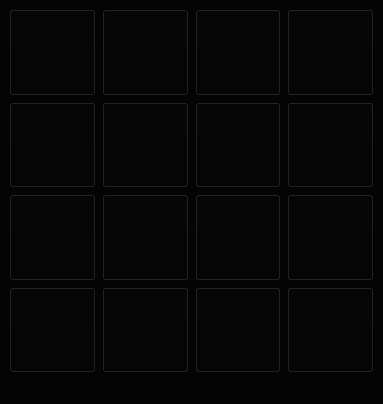
<?xml version="1.0" encoding="UTF-8"?>
<ui version="4.0">
 <class>MainWindow</class>
 <widget class="QMainWindow" name="MainWindow">
  <property name="geometry">
   <rect>
    <x>0</x>
    <y>0</y>
    <width>383</width>
    <height>404</height>
   </rect>
  </property>
  <property name="windowTitle">
   <string>puuzzle 15</string>
  </property>
  <property name="windowOpacity">
   <double>-11.000000000000000</double>
  </property>
  <property name="styleSheet">
   <string notr="true">background-color: rgb(4, 4, 4);</string>
  </property>
  <widget class="QWidget" name="centralwidget">
   <layout class="QGridLayout" name="gridLayout">
    <item row="0" column="0">
     <widget class="QPushButton" name="btn1">
      <property name="sizePolicy">
       <sizepolicy hsizetype="Minimum" vsizetype="Expanding">
        <horstretch>0</horstretch>
        <verstretch>0</verstretch>
       </sizepolicy>
      </property>
      <property name="font">
       <font>
        <pointsize>14</pointsize>
       </font>
      </property>
      <property name="styleSheet">
       <string notr="true">background-color: qlineargradient(spread:pad, x1:0, y1:0, x2:1, y2:1, stop:0 rgba(136, 106, 22, 255), stop:0.0568182 rgba(235, 219, 102, 255), stop:0.153409 rgba(166, 140, 41, 255), stop:0.210227 rgba(204, 181, 74, 255), stop:0.415 rgba(245, 236, 112, 255), stop:0.52 rgba(209, 190, 76, 255), stop:0.695 rgba(202, 174, 68, 255), stop:0.75 rgba(218, 202, 86, 255), stop:0.815 rgba(208, 187, 73, 255), stop:0.880682 rgba(187, 156, 51, 255), stop:0.920455 rgba(187, 156, 51, 255), stop:0.943182 rgba(168, 142, 42, 255), stop:0.988636 rgba(137, 108, 26, 255), stop:1 rgba(35, 40, 3, 255));</string>
      </property>
      <property name="text">
       <string/>
      </property>
     </widget>
    </item>
    <item row="0" column="1">
     <widget class="QPushButton" name="btn2">
      <property name="sizePolicy">
       <sizepolicy hsizetype="Minimum" vsizetype="Expanding">
        <horstretch>0</horstretch>
        <verstretch>0</verstretch>
       </sizepolicy>
      </property>
      <property name="font">
       <font>
        <pointsize>14</pointsize>
       </font>
      </property>
      <property name="styleSheet">
       <string notr="true">background-color: qlineargradient(spread:pad, x1:0, y1:0, x2:1, y2:1, stop:0 rgba(136, 106, 22, 255), stop:0.0568182 rgba(235, 219, 102, 255), stop:0.153409 rgba(166, 140, 41, 255), stop:0.210227 rgba(204, 181, 74, 255), stop:0.415 rgba(245, 236, 112, 255), stop:0.52 rgba(209, 190, 76, 255), stop:0.695 rgba(202, 174, 68, 255), stop:0.75 rgba(218, 202, 86, 255), stop:0.815 rgba(208, 187, 73, 255), stop:0.880682 rgba(187, 156, 51, 255), stop:0.920455 rgba(187, 156, 51, 255), stop:0.943182 rgba(168, 142, 42, 255), stop:0.988636 rgba(137, 108, 26, 255), stop:1 rgba(35, 40, 3, 255));</string>
      </property>
      <property name="text">
       <string/>
      </property>
     </widget>
    </item>
    <item row="0" column="2">
     <widget class="QPushButton" name="btn3">
      <property name="sizePolicy">
       <sizepolicy hsizetype="Minimum" vsizetype="Expanding">
        <horstretch>0</horstretch>
        <verstretch>0</verstretch>
       </sizepolicy>
      </property>
      <property name="font">
       <font>
        <pointsize>14</pointsize>
       </font>
      </property>
      <property name="styleSheet">
       <string notr="true">background-color: qlineargradient(spread:pad, x1:0, y1:0, x2:1, y2:1, stop:0 rgba(136, 106, 22, 255), stop:0.0568182 rgba(235, 219, 102, 255), stop:0.153409 rgba(166, 140, 41, 255), stop:0.210227 rgba(204, 181, 74, 255), stop:0.415 rgba(245, 236, 112, 255), stop:0.52 rgba(209, 190, 76, 255), stop:0.695 rgba(202, 174, 68, 255), stop:0.75 rgba(218, 202, 86, 255), stop:0.815 rgba(208, 187, 73, 255), stop:0.880682 rgba(187, 156, 51, 255), stop:0.920455 rgba(187, 156, 51, 255), stop:0.943182 rgba(168, 142, 42, 255), stop:0.988636 rgba(137, 108, 26, 255), stop:1 rgba(35, 40, 3, 255));</string>
      </property>
      <property name="text">
       <string/>
      </property>
     </widget>
    </item>
    <item row="0" column="3">
     <widget class="QPushButton" name="btn4">
      <property name="sizePolicy">
       <sizepolicy hsizetype="Minimum" vsizetype="Expanding">
        <horstretch>0</horstretch>
        <verstretch>0</verstretch>
       </sizepolicy>
      </property>
      <property name="font">
       <font>
        <pointsize>14</pointsize>
       </font>
      </property>
      <property name="styleSheet">
       <string notr="true">background-color: qlineargradient(spread:pad, x1:0, y1:0, x2:1, y2:1, stop:0 rgba(136, 106, 22, 255), stop:0.0568182 rgba(235, 219, 102, 255), stop:0.153409 rgba(166, 140, 41, 255), stop:0.210227 rgba(204, 181, 74, 255), stop:0.415 rgba(245, 236, 112, 255), stop:0.52 rgba(209, 190, 76, 255), stop:0.695 rgba(202, 174, 68, 255), stop:0.75 rgba(218, 202, 86, 255), stop:0.815 rgba(208, 187, 73, 255), stop:0.880682 rgba(187, 156, 51, 255), stop:0.920455 rgba(187, 156, 51, 255), stop:0.943182 rgba(168, 142, 42, 255), stop:0.988636 rgba(137, 108, 26, 255), stop:1 rgba(35, 40, 3, 255));</string>
      </property>
      <property name="text">
       <string/>
      </property>
     </widget>
    </item>
    <item row="1" column="0">
     <widget class="QPushButton" name="btn5">
      <property name="sizePolicy">
       <sizepolicy hsizetype="Minimum" vsizetype="Expanding">
        <horstretch>0</horstretch>
        <verstretch>0</verstretch>
       </sizepolicy>
      </property>
      <property name="font">
       <font>
        <pointsize>14</pointsize>
       </font>
      </property>
      <property name="styleSheet">
       <string notr="true">background-color: qlineargradient(spread:pad, x1:0, y1:0, x2:1, y2:1, stop:0 rgba(136, 106, 22, 255), stop:0.0568182 rgba(235, 219, 102, 255), stop:0.153409 rgba(166, 140, 41, 255), stop:0.210227 rgba(204, 181, 74, 255), stop:0.415 rgba(245, 236, 112, 255), stop:0.52 rgba(209, 190, 76, 255), stop:0.695 rgba(202, 174, 68, 255), stop:0.75 rgba(218, 202, 86, 255), stop:0.815 rgba(208, 187, 73, 255), stop:0.880682 rgba(187, 156, 51, 255), stop:0.920455 rgba(187, 156, 51, 255), stop:0.943182 rgba(168, 142, 42, 255), stop:0.988636 rgba(137, 108, 26, 255), stop:1 rgba(35, 40, 3, 255));</string>
      </property>
      <property name="text">
       <string/>
      </property>
     </widget>
    </item>
    <item row="1" column="1">
     <widget class="QPushButton" name="btn6">
      <property name="sizePolicy">
       <sizepolicy hsizetype="Minimum" vsizetype="Expanding">
        <horstretch>0</horstretch>
        <verstretch>0</verstretch>
       </sizepolicy>
      </property>
      <property name="font">
       <font>
        <pointsize>14</pointsize>
       </font>
      </property>
      <property name="styleSheet">
       <string notr="true">background-color: qlineargradient(spread:pad, x1:0, y1:0, x2:1, y2:1, stop:0 rgba(136, 106, 22, 255), stop:0.0568182 rgba(235, 219, 102, 255), stop:0.153409 rgba(166, 140, 41, 255), stop:0.210227 rgba(204, 181, 74, 255), stop:0.415 rgba(245, 236, 112, 255), stop:0.52 rgba(209, 190, 76, 255), stop:0.695 rgba(202, 174, 68, 255), stop:0.75 rgba(218, 202, 86, 255), stop:0.815 rgba(208, 187, 73, 255), stop:0.880682 rgba(187, 156, 51, 255), stop:0.920455 rgba(187, 156, 51, 255), stop:0.943182 rgba(168, 142, 42, 255), stop:0.988636 rgba(137, 108, 26, 255), stop:1 rgba(35, 40, 3, 255));</string>
      </property>
      <property name="text">
       <string/>
      </property>
     </widget>
    </item>
    <item row="1" column="2">
     <widget class="QPushButton" name="btn7">
      <property name="sizePolicy">
       <sizepolicy hsizetype="Minimum" vsizetype="Expanding">
        <horstretch>0</horstretch>
        <verstretch>0</verstretch>
       </sizepolicy>
      </property>
      <property name="font">
       <font>
        <pointsize>14</pointsize>
       </font>
      </property>
      <property name="styleSheet">
       <string notr="true">background-color: qlineargradient(spread:pad, x1:0, y1:0, x2:1, y2:1, stop:0 rgba(136, 106, 22, 255), stop:0.0568182 rgba(235, 219, 102, 255), stop:0.153409 rgba(166, 140, 41, 255), stop:0.210227 rgba(204, 181, 74, 255), stop:0.415 rgba(245, 236, 112, 255), stop:0.52 rgba(209, 190, 76, 255), stop:0.695 rgba(202, 174, 68, 255), stop:0.75 rgba(218, 202, 86, 255), stop:0.815 rgba(208, 187, 73, 255), stop:0.880682 rgba(187, 156, 51, 255), stop:0.920455 rgba(187, 156, 51, 255), stop:0.943182 rgba(168, 142, 42, 255), stop:0.988636 rgba(137, 108, 26, 255), stop:1 rgba(35, 40, 3, 255));</string>
      </property>
      <property name="text">
       <string/>
      </property>
     </widget>
    </item>
    <item row="1" column="3">
     <widget class="QPushButton" name="btn8">
      <property name="sizePolicy">
       <sizepolicy hsizetype="Minimum" vsizetype="Expanding">
        <horstretch>0</horstretch>
        <verstretch>0</verstretch>
       </sizepolicy>
      </property>
      <property name="font">
       <font>
        <pointsize>14</pointsize>
       </font>
      </property>
      <property name="styleSheet">
       <string notr="true">background-color: qlineargradient(spread:pad, x1:0, y1:0, x2:1, y2:1, stop:0 rgba(136, 106, 22, 255), stop:0.0568182 rgba(235, 219, 102, 255), stop:0.153409 rgba(166, 140, 41, 255), stop:0.210227 rgba(204, 181, 74, 255), stop:0.415 rgba(245, 236, 112, 255), stop:0.52 rgba(209, 190, 76, 255), stop:0.695 rgba(202, 174, 68, 255), stop:0.75 rgba(218, 202, 86, 255), stop:0.815 rgba(208, 187, 73, 255), stop:0.880682 rgba(187, 156, 51, 255), stop:0.920455 rgba(187, 156, 51, 255), stop:0.943182 rgba(168, 142, 42, 255), stop:0.988636 rgba(137, 108, 26, 255), stop:1 rgba(35, 40, 3, 255));</string>
      </property>
      <property name="text">
       <string/>
      </property>
     </widget>
    </item>
    <item row="2" column="0">
     <widget class="QPushButton" name="btn9">
      <property name="sizePolicy">
       <sizepolicy hsizetype="Minimum" vsizetype="Expanding">
        <horstretch>0</horstretch>
        <verstretch>0</verstretch>
       </sizepolicy>
      </property>
      <property name="font">
       <font>
        <pointsize>14</pointsize>
       </font>
      </property>
      <property name="styleSheet">
       <string notr="true">background-color: qlineargradient(spread:pad, x1:0, y1:0, x2:1, y2:1, stop:0 rgba(136, 106, 22, 255), stop:0.0568182 rgba(235, 219, 102, 255), stop:0.153409 rgba(166, 140, 41, 255), stop:0.210227 rgba(204, 181, 74, 255), stop:0.415 rgba(245, 236, 112, 255), stop:0.52 rgba(209, 190, 76, 255), stop:0.695 rgba(202, 174, 68, 255), stop:0.75 rgba(218, 202, 86, 255), stop:0.815 rgba(208, 187, 73, 255), stop:0.880682 rgba(187, 156, 51, 255), stop:0.920455 rgba(187, 156, 51, 255), stop:0.943182 rgba(168, 142, 42, 255), stop:0.988636 rgba(137, 108, 26, 255), stop:1 rgba(35, 40, 3, 255));</string>
      </property>
      <property name="text">
       <string/>
      </property>
     </widget>
    </item>
    <item row="2" column="1">
     <widget class="QPushButton" name="btn10">
      <property name="sizePolicy">
       <sizepolicy hsizetype="Minimum" vsizetype="Expanding">
        <horstretch>0</horstretch>
        <verstretch>0</verstretch>
       </sizepolicy>
      </property>
      <property name="font">
       <font>
        <pointsize>14</pointsize>
       </font>
      </property>
      <property name="styleSheet">
       <string notr="true">background-color: qlineargradient(spread:pad, x1:0, y1:0, x2:1, y2:1, stop:0 rgba(136, 106, 22, 255), stop:0.0568182 rgba(235, 219, 102, 255), stop:0.153409 rgba(166, 140, 41, 255), stop:0.210227 rgba(204, 181, 74, 255), stop:0.415 rgba(245, 236, 112, 255), stop:0.52 rgba(209, 190, 76, 255), stop:0.695 rgba(202, 174, 68, 255), stop:0.75 rgba(218, 202, 86, 255), stop:0.815 rgba(208, 187, 73, 255), stop:0.880682 rgba(187, 156, 51, 255), stop:0.920455 rgba(187, 156, 51, 255), stop:0.943182 rgba(168, 142, 42, 255), stop:0.988636 rgba(137, 108, 26, 255), stop:1 rgba(35, 40, 3, 255));</string>
      </property>
      <property name="text">
       <string/>
      </property>
     </widget>
    </item>
    <item row="2" column="2">
     <widget class="QPushButton" name="btn11">
      <property name="sizePolicy">
       <sizepolicy hsizetype="Minimum" vsizetype="Expanding">
        <horstretch>0</horstretch>
        <verstretch>0</verstretch>
       </sizepolicy>
      </property>
      <property name="font">
       <font>
        <pointsize>14</pointsize>
       </font>
      </property>
      <property name="styleSheet">
       <string notr="true">background-color: qlineargradient(spread:pad, x1:0, y1:0, x2:1, y2:1, stop:0 rgba(136, 106, 22, 255), stop:0.0568182 rgba(235, 219, 102, 255), stop:0.153409 rgba(166, 140, 41, 255), stop:0.210227 rgba(204, 181, 74, 255), stop:0.415 rgba(245, 236, 112, 255), stop:0.52 rgba(209, 190, 76, 255), stop:0.695 rgba(202, 174, 68, 255), stop:0.75 rgba(218, 202, 86, 255), stop:0.815 rgba(208, 187, 73, 255), stop:0.880682 rgba(187, 156, 51, 255), stop:0.920455 rgba(187, 156, 51, 255), stop:0.943182 rgba(168, 142, 42, 255), stop:0.988636 rgba(137, 108, 26, 255), stop:1 rgba(35, 40, 3, 255));</string>
      </property>
      <property name="text">
       <string/>
      </property>
     </widget>
    </item>
    <item row="2" column="3">
     <widget class="QPushButton" name="btn12">
      <property name="sizePolicy">
       <sizepolicy hsizetype="Minimum" vsizetype="Expanding">
        <horstretch>0</horstretch>
        <verstretch>0</verstretch>
       </sizepolicy>
      </property>
      <property name="font">
       <font>
        <pointsize>14</pointsize>
       </font>
      </property>
      <property name="styleSheet">
       <string notr="true">background-color: qlineargradient(spread:pad, x1:0, y1:0, x2:1, y2:1, stop:0 rgba(136, 106, 22, 255), stop:0.0568182 rgba(235, 219, 102, 255), stop:0.153409 rgba(166, 140, 41, 255), stop:0.210227 rgba(204, 181, 74, 255), stop:0.415 rgba(245, 236, 112, 255), stop:0.52 rgba(209, 190, 76, 255), stop:0.695 rgba(202, 174, 68, 255), stop:0.75 rgba(218, 202, 86, 255), stop:0.815 rgba(208, 187, 73, 255), stop:0.880682 rgba(187, 156, 51, 255), stop:0.920455 rgba(187, 156, 51, 255), stop:0.943182 rgba(168, 142, 42, 255), stop:0.988636 rgba(137, 108, 26, 255), stop:1 rgba(35, 40, 3, 255));</string>
      </property>
      <property name="text">
       <string/>
      </property>
     </widget>
    </item>
    <item row="3" column="0">
     <widget class="QPushButton" name="btn13">
      <property name="sizePolicy">
       <sizepolicy hsizetype="Minimum" vsizetype="Expanding">
        <horstretch>0</horstretch>
        <verstretch>0</verstretch>
       </sizepolicy>
      </property>
      <property name="font">
       <font>
        <pointsize>14</pointsize>
       </font>
      </property>
      <property name="styleSheet">
       <string notr="true">background-color: qlineargradient(spread:pad, x1:0, y1:0, x2:1, y2:1, stop:0 rgba(136, 106, 22, 255), stop:0.0568182 rgba(235, 219, 102, 255), stop:0.153409 rgba(166, 140, 41, 255), stop:0.210227 rgba(204, 181, 74, 255), stop:0.415 rgba(245, 236, 112, 255), stop:0.52 rgba(209, 190, 76, 255), stop:0.695 rgba(202, 174, 68, 255), stop:0.75 rgba(218, 202, 86, 255), stop:0.815 rgba(208, 187, 73, 255), stop:0.880682 rgba(187, 156, 51, 255), stop:0.920455 rgba(187, 156, 51, 255), stop:0.943182 rgba(168, 142, 42, 255), stop:0.988636 rgba(137, 108, 26, 255), stop:1 rgba(35, 40, 3, 255));</string>
      </property>
      <property name="text">
       <string/>
      </property>
     </widget>
    </item>
    <item row="3" column="1">
     <widget class="QPushButton" name="btn14">
      <property name="sizePolicy">
       <sizepolicy hsizetype="Minimum" vsizetype="Expanding">
        <horstretch>0</horstretch>
        <verstretch>0</verstretch>
       </sizepolicy>
      </property>
      <property name="font">
       <font>
        <pointsize>14</pointsize>
       </font>
      </property>
      <property name="styleSheet">
       <string notr="true">background-color: qlineargradient(spread:pad, x1:0, y1:0, x2:1, y2:1, stop:0 rgba(136, 106, 22, 255), stop:0.0568182 rgba(235, 219, 102, 255), stop:0.153409 rgba(166, 140, 41, 255), stop:0.210227 rgba(204, 181, 74, 255), stop:0.415 rgba(245, 236, 112, 255), stop:0.52 rgba(209, 190, 76, 255), stop:0.695 rgba(202, 174, 68, 255), stop:0.75 rgba(218, 202, 86, 255), stop:0.815 rgba(208, 187, 73, 255), stop:0.880682 rgba(187, 156, 51, 255), stop:0.920455 rgba(187, 156, 51, 255), stop:0.943182 rgba(168, 142, 42, 255), stop:0.988636 rgba(137, 108, 26, 255), stop:1 rgba(35, 40, 3, 255));</string>
      </property>
      <property name="text">
       <string/>
      </property>
     </widget>
    </item>
    <item row="3" column="2">
     <widget class="QPushButton" name="btn15">
      <property name="sizePolicy">
       <sizepolicy hsizetype="Minimum" vsizetype="Expanding">
        <horstretch>0</horstretch>
        <verstretch>0</verstretch>
       </sizepolicy>
      </property>
      <property name="font">
       <font>
        <pointsize>14</pointsize>
       </font>
      </property>
      <property name="styleSheet">
       <string notr="true">background-color: qlineargradient(spread:pad, x1:0, y1:0, x2:1, y2:1, stop:0 rgba(136, 106, 22, 255), stop:0.0568182 rgba(235, 219, 102, 255), stop:0.153409 rgba(166, 140, 41, 255), stop:0.210227 rgba(204, 181, 74, 255), stop:0.415 rgba(245, 236, 112, 255), stop:0.52 rgba(209, 190, 76, 255), stop:0.695 rgba(202, 174, 68, 255), stop:0.75 rgba(218, 202, 86, 255), stop:0.815 rgba(208, 187, 73, 255), stop:0.880682 rgba(187, 156, 51, 255), stop:0.920455 rgba(187, 156, 51, 255), stop:0.943182 rgba(168, 142, 42, 255), stop:0.988636 rgba(137, 108, 26, 255), stop:1 rgba(35, 40, 3, 255));</string>
      </property>
      <property name="text">
       <string/>
      </property>
     </widget>
    </item>
    <item row="3" column="3">
     <widget class="QPushButton" name="btn16">
      <property name="sizePolicy">
       <sizepolicy hsizetype="Minimum" vsizetype="Expanding">
        <horstretch>0</horstretch>
        <verstretch>0</verstretch>
       </sizepolicy>
      </property>
      <property name="font">
       <font>
        <pointsize>14</pointsize>
       </font>
      </property>
      <property name="styleSheet">
       <string notr="true">background-color: qlineargradient(spread:pad, x1:0, y1:0, x2:1, y2:1, stop:0 rgba(136, 106, 22, 255), stop:0.0568182 rgba(235, 219, 102, 255), stop:0.153409 rgba(166, 140, 41, 255), stop:0.210227 rgba(204, 181, 74, 255), stop:0.415 rgba(245, 236, 112, 255), stop:0.52 rgba(209, 190, 76, 255), stop:0.695 rgba(202, 174, 68, 255), stop:0.75 rgba(218, 202, 86, 255), stop:0.815 rgba(208, 187, 73, 255), stop:0.880682 rgba(187, 156, 51, 255), stop:0.920455 rgba(187, 156, 51, 255), stop:0.943182 rgba(168, 142, 42, 255), stop:0.988636 rgba(137, 108, 26, 255), stop:1 rgba(35, 40, 3, 255));</string>
      </property>
      <property name="text">
       <string/>
      </property>
     </widget>
    </item>
   </layout>
  </widget>
  <widget class="QStatusBar" name="statusbar"/>
 </widget>
 <resources/>
 <connections/>
</ui>
